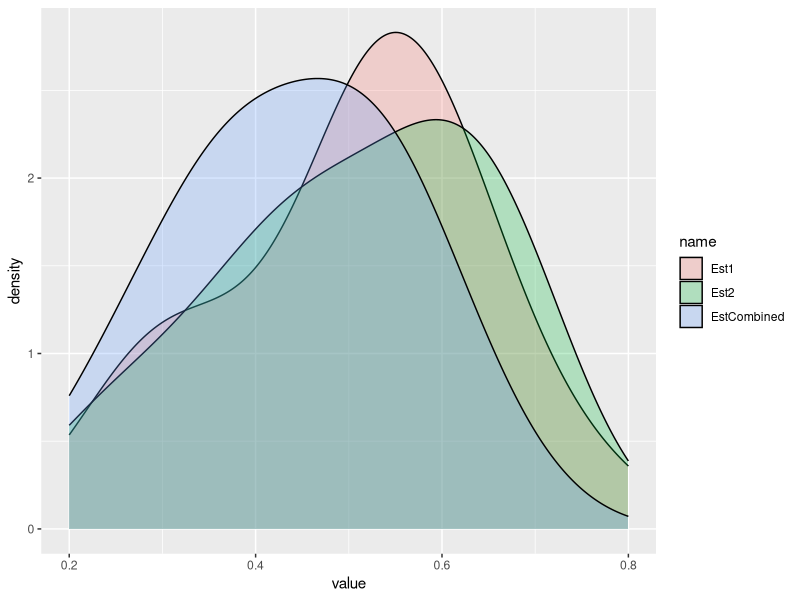
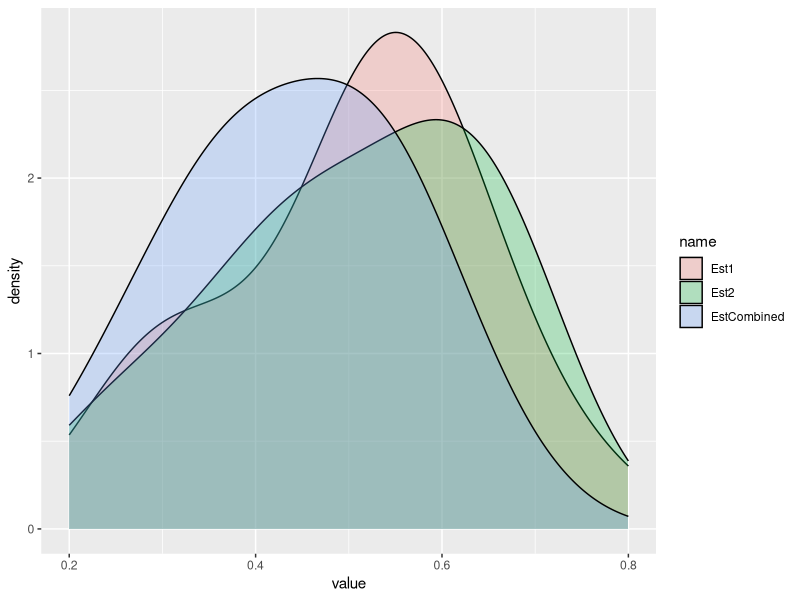

The R source for these figures, in order:
library(tidyverse)

df <- read.csv("SimProfilesDiffering.csv")

df %>%
  select(c(EstCombined, Est1, Est2)) %>%
  pivot_longer(everything()) %>%
  # filter(0.15 < value & value < 0.85) %>%
  ggplot(aes(x = value, group = name, fill = name)) + 
  geom_density(bw = 0.075, alpha = 0.25 ) + 
  scale_x_continuous(limits = c(0.2, 0.8))
  # 
  
ggsave("SimProfilesDiffering.png", width = 6, height = 4, units = "in", dpi = 300)
